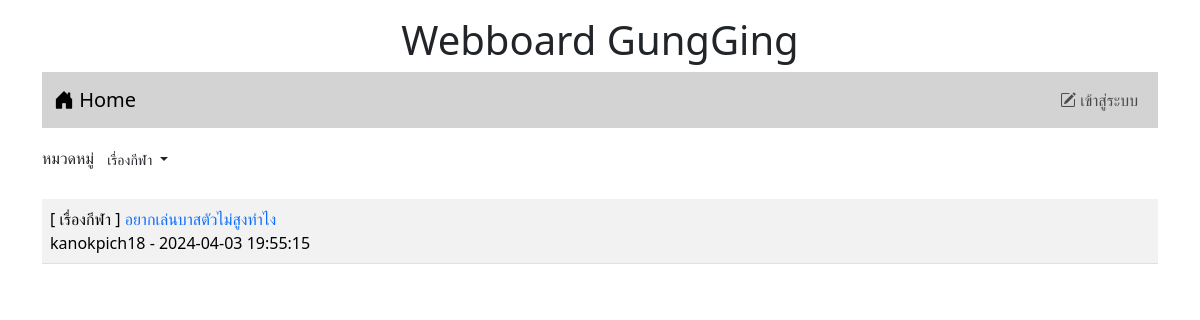
The page /index.php?id=3 on the database its author committed.
### tables this page shows
CREATE TABLE `category` (
  `id` int(11) NOT NULL,
  `name` varchar(32) NOT NULL
);

CREATE TABLE `post` (
  `id` int(11) NOT NULL,
  `title` varchar(128) NOT NULL,
  `content` varchar(2048) NOT NULL,
  `post_date` datetime NOT NULL,
  `cat_id` int(11) NOT NULL,
  `user_id` int(11) NOT NULL
);

CREATE TABLE `user` (
  `id` int(11) NOT NULL,
  `login` varchar(32) NOT NULL,
  `password` varchar(64) NOT NULL,
  `name` varchar(64) NOT NULL,
  `gender` char(1) NOT NULL,
  `email` varchar(32) NOT NULL,
  `role` char(1) NOT NULL
);

### index.php (the view, shortened to what this page needs)
<!DOCTYPE html>
<html lang="en">
<head>
    <link rel="stylesheet" href="bootstrap-5.3.2-dist/css/bootstrap.min.css">
    <link rel="stylesheet" href="https://cdn.jsdelivr.net/npm/bootstrap-icons@1.11.3/font/bootstrap-icons.min.css">
</head>
<body>
    <div class="container-lg">
    <h1 style="text-align: center;" class="mt-3">Webboard GungGing</h1>
<?php include "nav.php" ?>
<div class="mt-3 d-flex justify-content-between">
<div>
  <div>
  <label>หมวดหมู่</label>
   <span class="dropdown">
   <?php
     $conn=new PDO("mysql:host=localhost;dbname=webboard;charset=utf8","root","");
    ?>
    <button class="btn btn-white-50 btn-sm dropdown-toggle" type="button" data-bs-toggle="dropdown"
       aria-expanded="false">
           <?php
             if(isset($_GET['id'])){
              $sql="SELECT name FROM category WHERE id=$_GET[id]";
              foreach($conn->query($sql)as $row)
               echo "$row[name]";
                }else{
                     echo "--ทั้งหมด--";
                     }
                        ?>
                </button>
                    <?php
                    $sql="SELECT * FROM category";
    ?>
</span>
</div>
</div>
</div>
<table class="table table-striped mt-4 ">
        <?php
            $conn = new PDO("mysql:host=localhost;dbname=webboard;charset=utf8" , "root" , "");
            if(isset($_GET['id'])){
                $sql="SELECT category.name,post.title,post.id,user.login,post.post_date,user.id as 'user_id' FROM post
                INNER JOIN user  ON (post.user_id=user.id)
                INNER JOIN category  ON (post.cat_id=category.id)
                WHERE post.cat_id=$_GET[id]
                ORDER BY post.post_date DESC" ;
            }else{
                $sql="SELECT category.name,post.title,post.id,user.login,post.post_date,user.id as 'user_id' FROM post
                INNER JOIN user ON (post.user_id=user.id)
                INNER JOIN category ON (post.cat_id=category.id)
                ORDER BY post.post_date DESC" ;
            }
            $result=$conn->query($sql);
            while($row=$result->fetch()){
                echo "<tr><td class='d-flex'>
                <div class='flex-grow-1'>[ $row[0] ]<a href=post.php?id=$row[2]
                style=text-decoration:none> $row[1]</a><br>$row[3] - $row[4]</div>";
            }
        ?>
</table>
    </div>
</body>
</html>

### rows shown on the page
category: name "เรื่องกีฬา"
post: category.name "เรื่องกีฬา", title "อยากเล่นบาสตัวไม่สูงทำไง", user.login "kanokpich18", post_date "2024-04-03 19:55:15"
